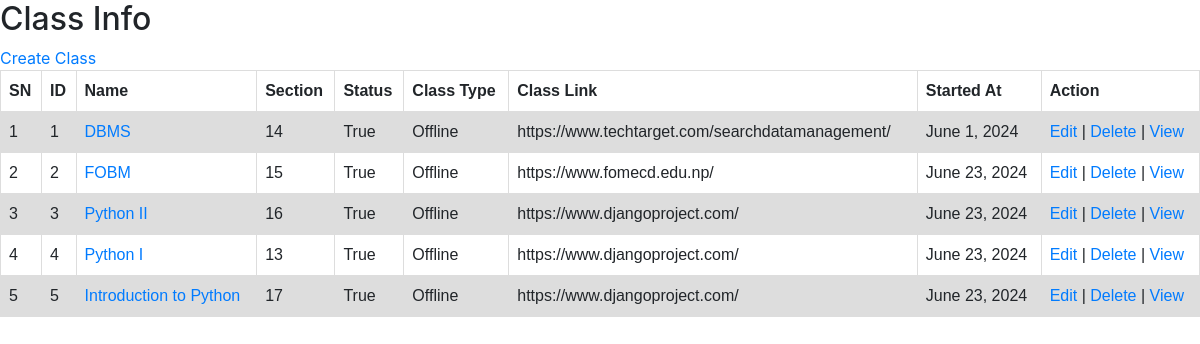
The app's page /student/class/ with its own data.
### student/models.py (models this page shows, shortened)
class BroadwayClass(models.Model):
    name = models.CharField(
        verbose_name="Class Name",
        max_length=30,
        blank=True,
        null=True,
    )
    section = models.CharField(
        verbose_name="lab room / section",
        max_length=40
    )
    teacher = models.ForeignKey(BroadwayTeacher, on_delete=models.SET_NULL, null=True, blank=True)
    status = models.BooleanField(default=False)
    class_type = models.CharField(verbose_name="class type", max_length=10, null=True, blank=True)
    class_link = models.URLField(null=True, blank=True)
    created_date = models.DateField(auto_now_add=True)
    started_date = models.DateField()
    end_date = models.DateField()

### student/views.py (the view)
# urls.py: path('class/',list_class, name='list-class'),
def list_class(request):
    context = {"data": BroadwayClass.objects.all()}
    return render(request, "class/index.html", context)

### student/templates/class/index.html (shortened to what this page needs)
<!DOCTYPE html>
<html>
<head>
  <link rel="stylesheet" href="https://cdn.jsdelivr.net/npm/bootstrap@4.3.1/dist/css/bootstrap.min.css">
</head>
<body>
  <h2>Class Info</h2>
  <a href="{% url 'create_class' %}">Create Class</a>
  <table>
    <tr>
      <th>SN</th>
      <th>ID</th>
      <th>Name</th>
      <th>Section</th>
      <th>Status</th>
      <th>Class Type</th>
      <th>Class Link</th>
      <th>Started At</th>
      <th>Action</th>
    </tr>
    {% for i in data %}
    <tr>
      <td>{{ forloop.counter }}</td>
      <td>{{ i.id }}</td>
      <td><a href="{% url 'class_students' i.id %}">{{ i.name }}</a></td>
      <td>{{ i.section }}</td>
      <td>{{ i.status }}</td>
      <td>{{ i.class_type }}</td>
      <td>{{ i.class_link }}</td>
      <td>{{ i.started_date }}</td>
      <td>
        <a href="{% url 'edit_class' i.id %}">Edit</a> |
        <a href="{% url 'delete_class' i.id %}">Delete</a> |
        <a href="{% url 'class_students' i.id %}">View
      </td>
    </tr>
    {% endfor %}
  </table>
</body>
</html>

### student/templates/class/index.html (style rules this page uses)
table { font-family: arial, sans-serif; border-collapse: collapse; width: 100%; }
td, th { border: 1px solid #dddddd; text-align: left; padding: 8px; }
tr:nth-child(even) { background-color: #dddddd; }

### records on screen
BroadwayClass: id "1", name "DBMS", section "14", status "True", class_type "Offline", class_link "https://www.techtarget.com/searchdatamanagement/", started_date "June 1, 2024"
BroadwayClass: id "2", name "FOBM", section "15", status "True", class_type "Offline", class_link "https://www.fomecd.edu.np/", started_date "June 23, 2024"
BroadwayClass: id "3", name "Python II", section "16", status "True", class_type "Offline", class_link "https://www.djangoproject.com/", started_date "June 23, 2024"
BroadwayClass: id "4", name "Python I", section "13", status "True", class_type "Offline", class_link "https://www.djangoproject.com/", started_date "June 23, 2024"
BroadwayClass: id "5", name "Introduction to Python", section "17", status "True", class_type "Offline", class_link "https://www.djangoproject.com/", started_date "June 23, 2024"
